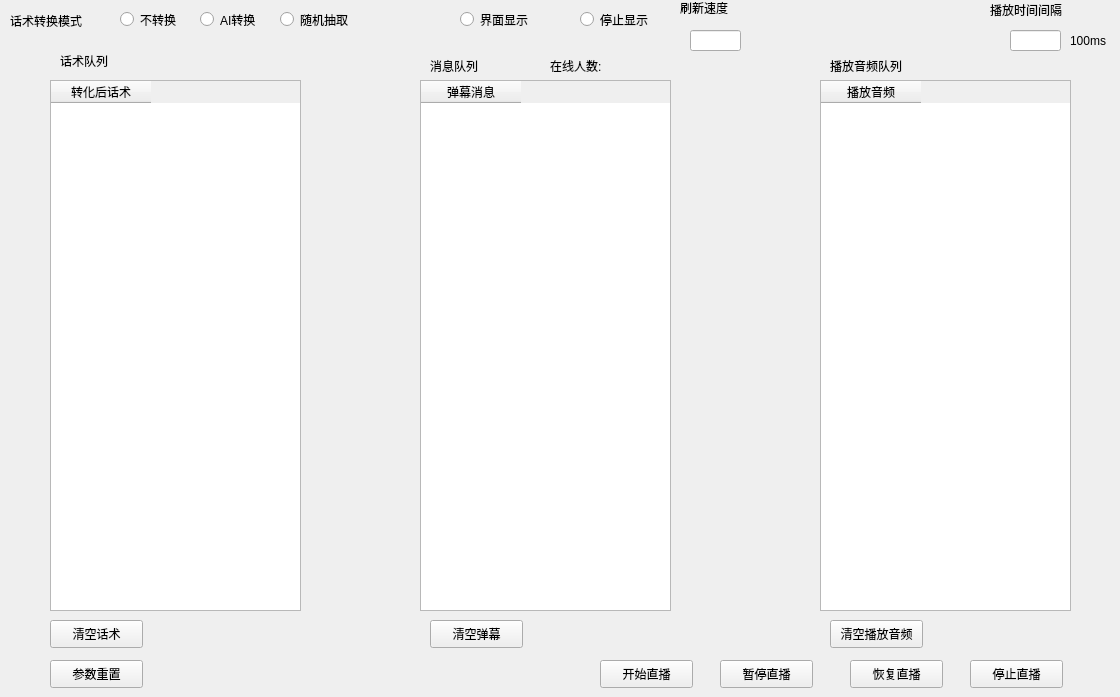
    <widget class="QWidget" name="tab_7">
     <attribute name="title">
      <string>直播</string>
     </attribute>
     <widget class="QTableWidget" name="zb_hs_list">
      <property name="geometry">
       <rect>
        <x>50</x>
        <y>80</y>
        <width>251</width>
        <height>531</height>
       </rect>
      </property>
      <column>
       <property name="text">
        <string>转化后话术</string>
       </property>
      </column>
     </widget>
     <widget class="QTableWidget" name="zb_msg_list">
      <property name="geometry">
       <rect>
        <x>420</x>
        <y>80</y>
        <width>251</width>
        <height>531</height>
       </rect>
      </property>
      <column>
       <property name="text">
        <string>弹幕消息</string>
       </property>
      </column>
     </widget>
     <widget class="QTableWidget" name="zb_play_list">
      <property name="geometry">
       <rect>
        <x>820</x>
        <y>80</y>
        <width>251</width>
        <height>531</height>
       </rect>
      </property>
      <column>
       <property name="text">
        <string>播放音频</string>
       </property>
      </column>
     </widget>
     <widget class="QLabel" name="hs_yp_list">
      <property name="geometry">
       <rect>
        <x>60</x>
        <y>45</y>
        <width>111</width>
        <height>31</height>
       </rect>
      </property>
      <property name="frameShape">
       <enum>QFrame::NoFrame</enum>
      </property>
      <property name="text">
       <string>话术队列</string>
      </property>
     </widget>
     <widget class="QLabel" name="msg_yp_list">
      <property name="geometry">
       <rect>
        <x>430</x>
        <y>50</y>
        <width>71</width>
        <height>31</height>
       </rect>
      </property>
      <property name="frameShape">
       <enum>QFrame::NoFrame</enum>
      </property>
      <property name="text">
       <string>消息队列</string>
      </property>
     </widget>
     <widget class="QLabel" name="play_yp_list">
      <property name="geometry">
       <rect>
        <x>830</x>
        <y>50</y>
        <width>111</width>
        <height>31</height>
       </rect>
      </property>
      <property name="frameShape">
       <enum>QFrame::NoFrame</enum>
      </property>
      <property name="text">
       <string>播放音频队列</string>
      </property>
     </widget>
     <widget class="QPushButton" name="zb_hs_wav_clear">
      <property name="geometry">
       <rect>
        <x>50</x>
        <y>620</y>
        <width>93</width>
        <height>28</height>
       </rect>
      </property>
      <property name="text">
       <string>清空话术</string>
      </property>
     </widget>
     <widget class="QPushButton" name="zb_msg_wav_clear">
      <property name="geometry">
       <rect>
        <x>430</x>
        <y>620</y>
        <width>93</width>
        <height>28</height>
       </rect>
      </property>
      <property name="text">
       <string>清空弹幕</string>
      </property>
     </widget>
     <widget class="QPushButton" name="zb_play_wav_clear">
      <property name="geometry">
       <rect>
        <x>830</x>
        <y>620</y>
        <width>93</width>
        <height>28</height>
       </rect>
      </property>
      <property name="text">
       <string>清空播放音频</string>
      </property>
     </widget>
     <widget class="QPushButton" name="start_play">
      <property name="geometry">
       <rect>
        <x>600</x>
        <y>660</y>
        <width>93</width>
        <height>28</height>
       </rect>
      </property>
      <property name="text">
       <string>开始直播</string>
      </property>
     </widget>
     <widget class="QPushButton" name="stop_play">
      <property name="geometry">
       <rect>
        <x>970</x>
        <y>660</y>
        <width>93</width>
        <height>28</height>
       </rect>
      </property>
      <property name="text">
       <string>停止直播</string>
      </property>
     </widget>
     <widget class="QPushButton" name="pause_play">
      <property name="geometry">
       <rect>
        <x>720</x>
        <y>660</y>
        <width>93</width>
        <height>28</height>
       </rect>
      </property>
      <property name="text">
       <string>暂停直播</string>
      </property>
     </widget>
     <widget class="QPushButton" name="resume_play">
      <property name="geometry">
       <rect>
        <x>850</x>
        <y>660</y>
        <width>93</width>
        <height>28</height>
       </rect>
      </property>
      <property name="text">
       <string>恢复直播</string>
      </property>
     </widget>
     <widget class="QPushButton" name="clear_all">
      <property name="geometry">
       <rect>
        <x>50</x>
        <y>660</y>
        <width>93</width>
        <height>28</height>
       </rect>
      </property>
      <property name="text">
       <string>参数重置</string>
      </property>
     </widget>
     <widget class="QRadioButton" name="Interface_True">
      <property name="geometry">
       <rect>
        <x>460</x>
        <y>10</y>
        <width>91</width>
        <height>19</height>
       </rect>
      </property>
      <property name="text">
       <string>界面显示</string>
      </property>
      <attribute name="buttonGroup">
       <string notr="true">Interface</string>
      </attribute>
     </widget>
     <widget class="QRadioButton" name="Interface_False">
      <property name="geometry">
       <rect>
        <x>580</x>
        <y>10</y>
        <width>91</width>
        <height>19</height>
       </rect>
      </property>
      <property name="text">
       <string>停止显示</string>
      </property>
      <attribute name="buttonGroup">
       <string notr="true">Interface</string>
      </attribute>
     </widget>
     <widget class="QLineEdit" name="Interface_v_edit">
      <property name="geometry">
       <rect>
        <x>690</x>
        <y>30</y>
        <width>51</width>
        <height>21</height>
       </rect>
      </property>
     </widget>
     <widget class="QLabel" name="label_18">
      <property name="geometry">
       <rect>
        <x>680</x>
        <y>0</y>
        <width>72</width>
        <height>15</height>
       </rect>
      </property>
      <property name="text">
       <string>刷新速度</string>
      </property>
     </widget>
     <widget class="QLabel" name="label_19">
      <property name="geometry">
       <rect>
        <x>10</x>
        <y>10</y>
        <width>91</width>
        <height>21</height>
       </rect>
      </property>
      <property name="text">
       <string>话术转换模式</string>
      </property>
     </widget>
     <widget class="QRadioButton" name="hs_convert_1">
      <property name="geometry">
       <rect>
        <x>120</x>
        <y>10</y>
        <width>71</width>
        <height>19</height>
       </rect>
      </property>
      <property name="text">
       <string>不转换</string>
      </property>
      <attribute name="buttonGroup">
       <string notr="true">hs_type</string>
      </attribute>
     </widget>
     <widget class="QRadioButton" name="hs_convert_2">
      <property name="geometry">
       <rect>
        <x>200</x>
        <y>10</y>
        <width>71</width>
        <height>19</height>
       </rect>
      </property>
      <property name="text">
       <string>AI转换</string>
      </property>
      <attribute name="buttonGroup">
       <string notr="true">hs_type</string>
      </attribute>
     </widget>
     <widget class="QRadioButton" name="hs_convert_3">
      <property name="geometry">
       <rect>
        <x>280</x>
        <y>10</y>
        <width>91</width>
        <height>19</height>
       </rect>
      </property>
      <property name="text">
       <string>随机抽取</string>
      </property>
      <attribute name="buttonGroup">
       <string notr="true">hs_type</string>
      </attribute>
     </widget>
     <widget class="QLabel" name="line_user">
      <property name="geometry">
       <rect>
        <x>550</x>
        <y>50</y>
        <width>111</width>
        <height>31</height>
       </rect>
      </property>
      <property name="frameShape">
       <enum>QFrame::NoFrame</enum>
      </property>
      <property name="text">
       <string>在线人数:</string>
      </property>
     </widget>
     <widget class="QLabel" name="label_26">
      <property name="geometry">
       <rect>
        <x>990</x>
        <y>-1</y>
        <width>101</width>
        <height>21</height>
       </rect>
      </property>
      <property name="text">
       <string>播放时间间隔</string>
      </property>
     </widget>
     <widget class="QLineEdit" name="play_v_time">
      <property name="geometry">
       <rect>
        <x>1010</x>
        <y>30</y>
        <width>51</width>
        <height>21</height>
       </rect>
      </property>
     </widget>
     <widget class="QLabel" name="label_28">
      <property name="geometry">
       <rect>
        <x>1070</x>
        <y>30</y>
        <width>41</width>
        <height>21</height>
       </rect>
      </property>
      <property name="text">
       <string>100ms</string>
      </property>
     </widget>
    </widget>
